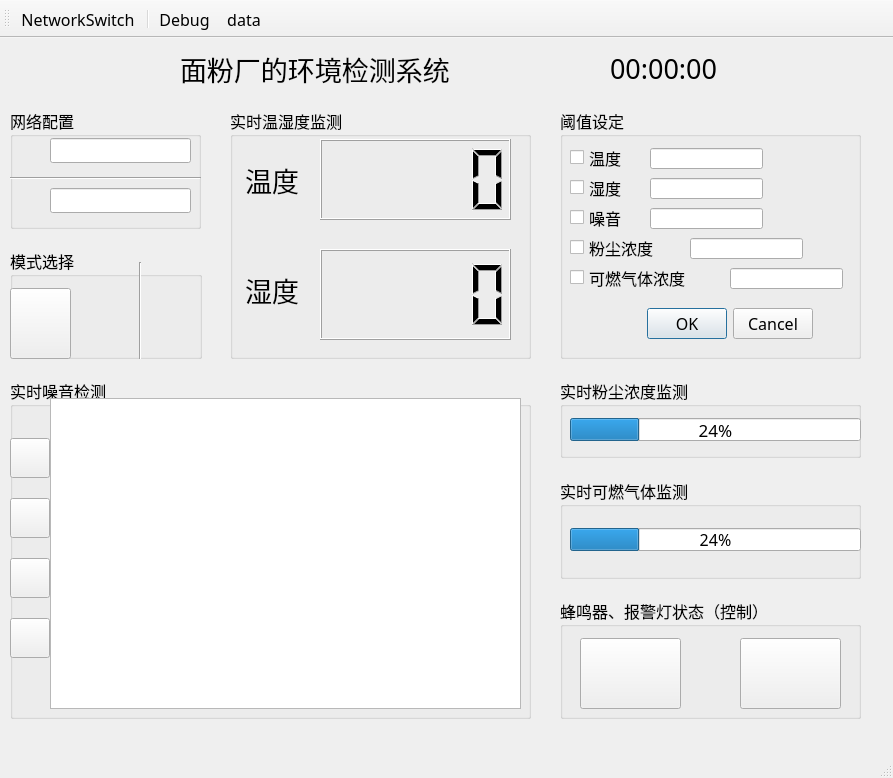
<?xml version="1.0" encoding="UTF-8"?>
<ui version="4.0">
 <class>MainWindow</class>
 <widget class="QMainWindow" name="MainWindow">
  <property name="geometry">
   <rect>
    <x>0</x>
    <y>0</y>
    <width>893</width>
    <height>778</height>
   </rect>
  </property>
  <property name="font">
   <font>
    <family>华文楷体</family>
    <pointsize>12</pointsize>
   </font>
  </property>
  <property name="windowTitle">
   <string>MainWindow</string>
  </property>
  <widget class="QWidget" name="centralWidget">
   <widget class="QLabel" name="title">
    <property name="geometry">
     <rect>
      <x>180</x>
      <y>10</y>
      <width>351</width>
      <height>41</height>
     </rect>
    </property>
    <property name="font">
     <font>
      <family>楷体</family>
      <pointsize>20</pointsize>
      <weight>50</weight>
      <bold>false</bold>
     </font>
    </property>
    <property name="text">
     <string>面粉厂的环境检测系统</string>
    </property>
   </widget>
   <widget class="QLabel" name="time">
    <property name="geometry">
     <rect>
      <x>610</x>
      <y>10</y>
      <width>351</width>
      <height>41</height>
     </rect>
    </property>
    <property name="font">
     <font>
      <family>华文宋体</family>
      <pointsize>20</pointsize>
     </font>
    </property>
    <property name="text">
     <string>00:00:00</string>
    </property>
   </widget>
   <widget class="QGroupBox" name="groupBox">
    <property name="geometry">
     <rect>
      <x>10</x>
      <y>70</y>
      <width>191</width>
      <height>121</height>
     </rect>
    </property>
    <property name="font">
     <font>
      <family>华文楷体</family>
      <pointsize>12</pointsize>
     </font>
    </property>
    <property name="title">
     <string>网络配置</string>
    </property>
    <widget class="Line" name="line">
     <property name="geometry">
      <rect>
       <x>0</x>
       <y>60</y>
       <width>191</width>
       <height>20</height>
      </rect>
     </property>
     <property name="orientation">
      <enum>Qt::Horizontal</enum>
     </property>
    </widget>
    <widget class="QLabel" name="ipCon">
     <property name="geometry">
      <rect>
       <x>0</x>
       <y>30</y>
       <width>35</width>
       <height>35</height>
      </rect>
     </property>
     <property name="styleSheet">
      <string notr="true">image: url(:/img/ip.png);</string>
     </property>
     <property name="text">
      <string/>
     </property>
    </widget>
    <widget class="QLineEdit" name="ip_edi">
     <property name="geometry">
      <rect>
       <x>40</x>
       <y>30</y>
       <width>141</width>
       <height>25</height>
      </rect>
     </property>
     <property name="text">
      <string/>
     </property>
    </widget>
    <widget class="QLabel" name="portCon">
     <property name="geometry">
      <rect>
       <x>0</x>
       <y>80</y>
       <width>35</width>
       <height>35</height>
      </rect>
     </property>
     <property name="styleSheet">
      <string notr="true">image: url(:/img/duan.png);</string>
     </property>
     <property name="text">
      <string/>
     </property>
    </widget>
    <widget class="QLineEdit" name="port_edi">
     <property name="geometry">
      <rect>
       <x>40</x>
       <y>80</y>
       <width>141</width>
       <height>25</height>
      </rect>
     </property>
     <property name="text">
      <string/>
     </property>
    </widget>
   </widget>
   <widget class="QGroupBox" name="groupBox_2">
    <property name="geometry">
     <rect>
      <x>10</x>
      <y>210</y>
      <width>192</width>
      <height>111</height>
     </rect>
    </property>
    <property name="font">
     <font>
      <family>华文楷体</family>
      <pointsize>12</pointsize>
     </font>
    </property>
    <property name="title">
     <string>模式选择</string>
    </property>
    <widget class="QPushButton" name="sermode">
     <property name="geometry">
      <rect>
       <x>0</x>
       <y>40</y>
       <width>61</width>
       <height>71</height>
      </rect>
     </property>
     <property name="styleSheet">
      <string notr="true">border-image: url(:/img/server.png);</string>
     </property>
     <property name="text">
      <string/>
     </property>
     <property name="iconSize">
      <size>
       <width>50</width>
       <height>50</height>
      </size>
     </property>
    </widget>
    <widget class="QLabel" name="connect_l">
     <property name="geometry">
      <rect>
       <x>60</x>
       <y>80</y>
       <width>31</width>
       <height>31</height>
      </rect>
     </property>
     <property name="styleSheet">
      <string notr="true">image: url(:/img/discon.png);</string>
     </property>
     <property name="text">
      <string/>
     </property>
    </widget>
    <widget class="Line" name="line_3">
     <property name="geometry">
      <rect>
       <x>120</x>
       <y>14</y>
       <width>20</width>
       <height>111</height>
      </rect>
     </property>
     <property name="orientation">
      <enum>Qt::Vertical</enum>
     </property>
    </widget>
    <widget class="QLabel" name="wifi_l">
     <property name="geometry">
      <rect>
       <x>130</x>
       <y>40</y>
       <width>61</width>
       <height>71</height>
      </rect>
     </property>
     <property name="styleSheet">
      <string notr="true">image: url(:/img/wifi_off.png);</string>
     </property>
     <property name="text">
      <string/>
     </property>
    </widget>
    <widget class="QLabel" name="sermode_l">
     <property name="geometry">
      <rect>
       <x>100</x>
       <y>40</y>
       <width>21</width>
       <height>81</height>
      </rect>
     </property>
     <property name="font">
      <font>
       <pointsize>10</pointsize>
      </font>
     </property>
     <property name="text">
      <string/>
     </property>
    </widget>
   </widget>
   <widget class="QGroupBox" name="groupBox_3">
    <property name="geometry">
     <rect>
      <x>230</x>
      <y>70</y>
      <width>301</width>
      <height>251</height>
     </rect>
    </property>
    <property name="font">
     <font>
      <family>华文楷体</family>
      <pointsize>12</pointsize>
     </font>
    </property>
    <property name="title">
     <string>实时温湿度监测</string>
    </property>
    <widget class="QLabel" name="label_2">
     <property name="geometry">
      <rect>
       <x>1</x>
       <y>141</y>
       <width>82</width>
       <height>81</height>
      </rect>
     </property>
     <property name="font">
      <font>
       <pointsize>20</pointsize>
      </font>
     </property>
     <property name="text">
      <string>  湿度</string>
     </property>
    </widget>
    <widget class="QLCDNumber" name="huim_lcd">
     <property name="geometry">
      <rect>
       <x>90</x>
       <y>141</y>
       <width>191</width>
       <height>91</height>
      </rect>
     </property>
    </widget>
    <widget class="QLabel" name="label">
     <property name="geometry">
      <rect>
       <x>1</x>
       <y>31</y>
       <width>82</width>
       <height>81</height>
      </rect>
     </property>
     <property name="font">
      <font>
       <pointsize>20</pointsize>
      </font>
     </property>
     <property name="text">
      <string>  温度</string>
     </property>
    </widget>
    <widget class="QLCDNumber" name="temp_lcd">
     <property name="geometry">
      <rect>
       <x>90</x>
       <y>31</y>
       <width>191</width>
       <height>81</height>
      </rect>
     </property>
    </widget>
   </widget>
   <widget class="QGroupBox" name="groupBox_4">
    <property name="geometry">
     <rect>
      <x>10</x>
      <y>340</y>
      <width>521</width>
      <height>341</height>
     </rect>
    </property>
    <property name="font">
     <font>
      <pointsize>12</pointsize>
     </font>
    </property>
    <property name="title">
     <string>实时噪音检测</string>
    </property>
    <widget class="QPushButton" name="charts1_big">
     <property name="geometry">
      <rect>
       <x>0</x>
       <y>60</y>
       <width>40</width>
       <height>40</height>
      </rect>
     </property>
     <property name="text">
      <string/>
     </property>
     <property name="icon">
      <iconset>
       <normaloff>:/img/big.png</normaloff>:/img/big.png</iconset>
     </property>
     <property name="iconSize">
      <size>
       <width>30</width>
       <height>30</height>
      </size>
     </property>
    </widget>
    <widget class="QPushButton" name="charts1_small">
     <property name="geometry">
      <rect>
       <x>0</x>
       <y>120</y>
       <width>40</width>
       <height>40</height>
      </rect>
     </property>
     <property name="text">
      <string/>
     </property>
     <property name="icon">
      <iconset>
       <normaloff>:/img/small.png</normaloff>:/img/small.png</iconset>
     </property>
     <property name="iconSize">
      <size>
       <width>30</width>
       <height>30</height>
      </size>
     </property>
    </widget>
    <widget class="QPushButton" name="charts1_rest">
     <property name="geometry">
      <rect>
       <x>0</x>
       <y>180</y>
       <width>40</width>
       <height>40</height>
      </rect>
     </property>
     <property name="text">
      <string/>
     </property>
     <property name="icon">
      <iconset>
       <normaloff>:/img/rest.png</normaloff>:/img/rest.png</iconset>
     </property>
     <property name="iconSize">
      <size>
       <width>30</width>
       <height>30</height>
      </size>
     </property>
    </widget>
    <widget class="QPushButton" name="pushButton">
     <property name="geometry">
      <rect>
       <x>0</x>
       <y>240</y>
       <width>40</width>
       <height>40</height>
      </rect>
     </property>
     <property name="text">
      <string/>
     </property>
     <property name="icon">
      <iconset>
       <normaloff>:/img/clearS.png</normaloff>:/img/clearS.png</iconset>
     </property>
     <property name="iconSize">
      <size>
       <width>30</width>
       <height>30</height>
      </size>
     </property>
    </widget>
    <widget class="QChartView" name="graphicsView">
     <property name="geometry">
      <rect>
       <x>40</x>
       <y>20</y>
       <width>471</width>
       <height>311</height>
      </rect>
     </property>
    </widget>
   </widget>
   <widget class="QGroupBox" name="groupBox_5">
    <property name="geometry">
     <rect>
      <x>560</x>
      <y>70</y>
      <width>301</width>
      <height>251</height>
     </rect>
    </property>
    <property name="font">
     <font>
      <pointsize>12</pointsize>
     </font>
    </property>
    <property name="layoutDirection">
     <enum>Qt::LeftToRight</enum>
    </property>
    <property name="title">
     <string>阈值设定</string>
    </property>
    <widget class="QCheckBox" name="checkBox">
     <property name="geometry">
      <rect>
       <x>10</x>
       <y>40</y>
       <width>91</width>
       <height>19</height>
      </rect>
     </property>
     <property name="text">
      <string>温度</string>
     </property>
    </widget>
    <widget class="QCheckBox" name="checkBox_2">
     <property name="geometry">
      <rect>
       <x>10</x>
       <y>70</y>
       <width>91</width>
       <height>19</height>
      </rect>
     </property>
     <property name="text">
      <string>湿度</string>
     </property>
    </widget>
    <widget class="QCheckBox" name="checkBox_3">
     <property name="geometry">
      <rect>
       <x>10</x>
       <y>100</y>
       <width>91</width>
       <height>19</height>
      </rect>
     </property>
     <property name="text">
      <string>噪音</string>
     </property>
    </widget>
    <widget class="QCheckBox" name="checkBox_4">
     <property name="geometry">
      <rect>
       <x>10</x>
       <y>130</y>
       <width>111</width>
       <height>19</height>
      </rect>
     </property>
     <property name="text">
      <string>粉尘浓度</string>
     </property>
    </widget>
    <widget class="QDialogButtonBox" name="buttonBox">
     <property name="geometry">
      <rect>
       <x>62</x>
       <y>190</y>
       <width>191</width>
       <height>51</height>
      </rect>
     </property>
     <property name="standardButtons">
      <set>QDialogButtonBox::Cancel|QDialogButtonBox::Ok</set>
     </property>
    </widget>
    <widget class="QCheckBox" name="checkBox_5">
     <property name="geometry">
      <rect>
       <x>10</x>
       <y>160</y>
       <width>141</width>
       <height>19</height>
      </rect>
     </property>
     <property name="text">
      <string>可燃气体浓度</string>
     </property>
    </widget>
    <widget class="QLineEdit" name="lineEdit">
     <property name="geometry">
      <rect>
       <x>90</x>
       <y>40</y>
       <width>113</width>
       <height>21</height>
      </rect>
     </property>
    </widget>
    <widget class="QLineEdit" name="lineEdit_2">
     <property name="geometry">
      <rect>
       <x>90</x>
       <y>70</y>
       <width>113</width>
       <height>21</height>
      </rect>
     </property>
    </widget>
    <widget class="QLineEdit" name="lineEdit_3">
     <property name="geometry">
      <rect>
       <x>90</x>
       <y>100</y>
       <width>113</width>
       <height>21</height>
      </rect>
     </property>
    </widget>
    <widget class="QLineEdit" name="lineEdit_4">
     <property name="geometry">
      <rect>
       <x>130</x>
       <y>130</y>
       <width>113</width>
       <height>21</height>
      </rect>
     </property>
    </widget>
    <widget class="QLineEdit" name="lineEdit_5">
     <property name="geometry">
      <rect>
       <x>170</x>
       <y>160</y>
       <width>113</width>
       <height>21</height>
      </rect>
     </property>
    </widget>
   </widget>
   <widget class="QGroupBox" name="groupBox_6">
    <property name="geometry">
     <rect>
      <x>560</x>
      <y>340</y>
      <width>301</width>
      <height>80</height>
     </rect>
    </property>
    <property name="font">
     <font>
      <pointsize>12</pointsize>
     </font>
    </property>
    <property name="title">
     <string>实时粉尘浓度监测</string>
    </property>
    <widget class="QProgressBar" name="progressBar">
     <property name="geometry">
      <rect>
       <x>10</x>
       <y>40</y>
       <width>291</width>
       <height>23</height>
      </rect>
     </property>
     <property name="font">
      <font>
       <pointsize>13</pointsize>
      </font>
     </property>
     <property name="value">
      <number>24</number>
     </property>
    </widget>
   </widget>
   <widget class="QGroupBox" name="groupBox_8">
    <property name="geometry">
     <rect>
      <x>560</x>
      <y>440</y>
      <width>301</width>
      <height>101</height>
     </rect>
    </property>
    <property name="title">
     <string>实时可燃气体监测</string>
    </property>
    <widget class="QProgressBar" name="progressBar_2">
     <property name="geometry">
      <rect>
       <x>10</x>
       <y>50</y>
       <width>291</width>
       <height>23</height>
      </rect>
     </property>
     <property name="value">
      <number>24</number>
     </property>
    </widget>
   </widget>
   <widget class="QGroupBox" name="groupBox_7">
    <property name="geometry">
     <rect>
      <x>560</x>
      <y>560</y>
      <width>301</width>
      <height>121</height>
     </rect>
    </property>
    <property name="title">
     <string>蜂鸣器、报警灯状态（控制）</string>
    </property>
    <widget class="QPushButton" name="pushButton_2">
     <property name="geometry">
      <rect>
       <x>20</x>
       <y>40</y>
       <width>101</width>
       <height>71</height>
      </rect>
     </property>
     <property name="text">
      <string/>
     </property>
     <property name="icon">
      <iconset>
       <normaloff>:/img/led_off.png</normaloff>:/img/led_off.png</iconset>
     </property>
     <property name="iconSize">
      <size>
       <width>60</width>
       <height>60</height>
      </size>
     </property>
    </widget>
    <widget class="QPushButton" name="pushButton_4">
     <property name="geometry">
      <rect>
       <x>180</x>
       <y>40</y>
       <width>101</width>
       <height>71</height>
      </rect>
     </property>
     <property name="text">
      <string/>
     </property>
     <property name="icon">
      <iconset>
       <normaloff>:/img/buzzer_off.png</normaloff>:/img/buzzer_off.png</iconset>
     </property>
     <property name="iconSize">
      <size>
       <width>55</width>
       <height>55</height>
      </size>
     </property>
    </widget>
   </widget>
  </widget>
  <widget class="QMenuBar" name="menuBar">
   <property name="geometry">
    <rect>
     <x>0</x>
     <y>0</y>
     <width>893</width>
     <height>26</height>
    </rect>
   </property>
  </widget>
  <widget class="QToolBar" name="toolBar">
   <attribute name="toolBarArea">
    <enum>TopToolBarArea</enum>
   </attribute>
   <attribute name="toolBarBreak">
    <bool>false</bool>
   </attribute>
   <addaction name="open_wifi"/>
   <addaction name="separator"/>
   <addaction name="deb"/>
   <addaction name="data"/>
  </widget>
  <widget class="QStatusBar" name="statusBar"/>
  <action name="open_wifi">
   <property name="checkable">
    <bool>false</bool>
   </property>
   <property name="enabled">
    <bool>true</bool>
   </property>
   <property name="icon">
    <iconset>
     <normaloff>:/img/close.png</normaloff>:/img/close.png</iconset>
   </property>
   <property name="text">
    <string>NetworkSwitch</string>
   </property>
   <property name="toolTip">
    <string>NetworkSwitch</string>
   </property>
  </action>
  <action name="deb">
   <property name="icon">
    <iconset>
     <normaloff>:/img/app.png</normaloff>:/img/app.png</iconset>
   </property>
   <property name="text">
    <string>Debug</string>
   </property>
   <property name="toolTip">
    <string>Debug</string>
   </property>
  </action>
  <action name="data">
   <property name="icon">
    <iconset>
     <normaloff>:/img/data.png</normaloff>:/img/data.png</iconset>
   </property>
   <property name="text">
    <string>data</string>
   </property>
   <property name="toolTip">
    <string>data</string>
   </property>
  </action>
 </widget>
 <layoutdefault spacing="6" margin="11"/>
 <customwidgets>
  <customwidget>
   <class>QChartView</class>
   <extends>QGraphicsView</extends>
   <header location="global">qchartview.h</header>
  </customwidget>
 </customwidgets>
 <resources/>
 <connections/>
</ui>
